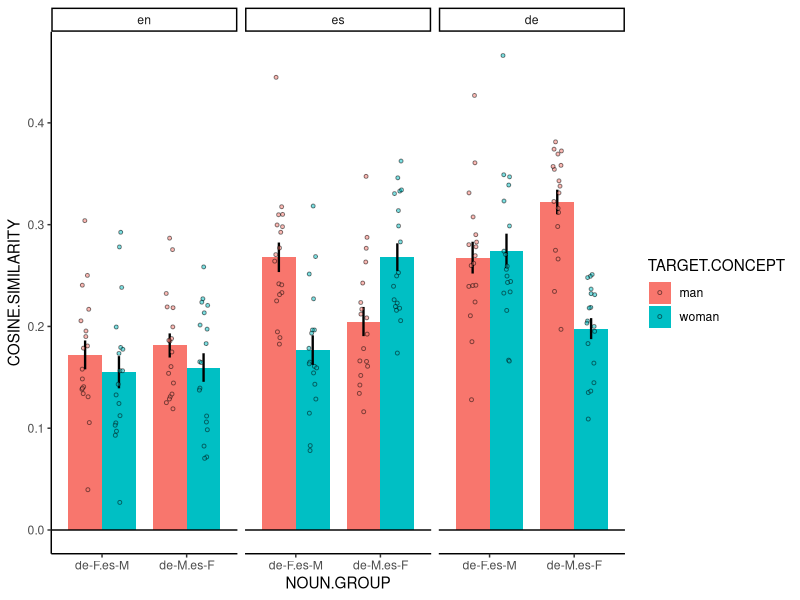
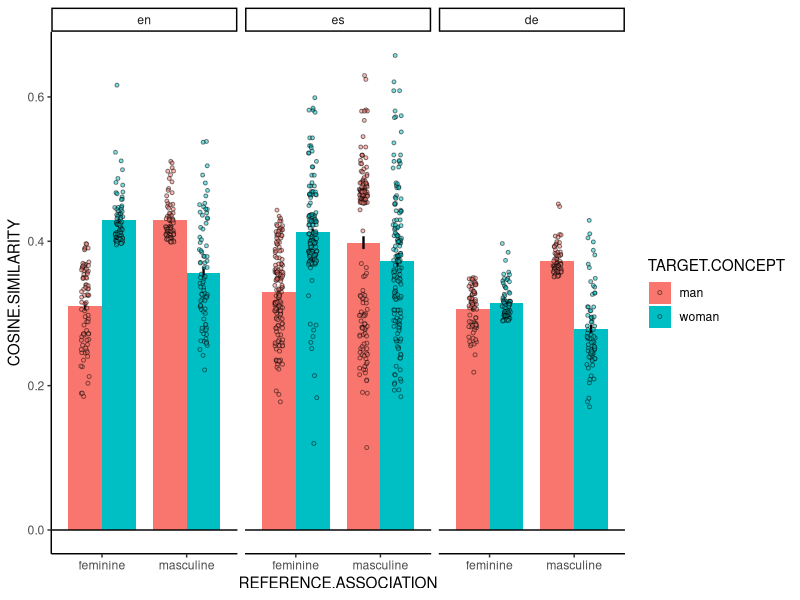
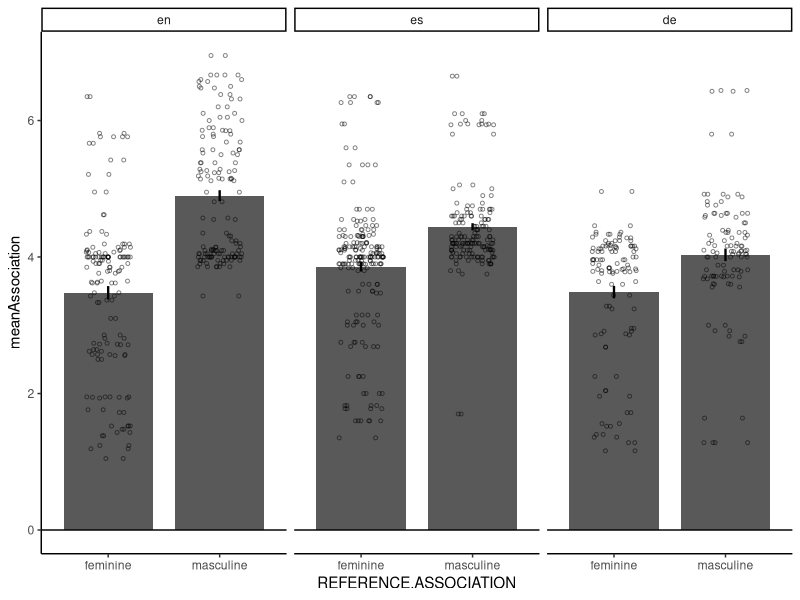

Reproduce these figures in R, in order. (Note: this script raises an error after producing the figures.)
## ---- chunk 1
rm(list = ls())

library(tidyverse)
library(ggplot2)
library(data.table)
library(lme4)
library(lmerTest)
## ---- chunk 2
dat.en = read.csv('../data/embeddings/control/en_embeddings_control.csv') 
dat.es = read.csv('../data/embeddings/control/es_embeddings_control.csv')
dat.de = read.csv('../data/embeddings/control/de_embeddings_control.csv')
dat = rbind(dat.en, dat.es, dat.de)
dat = dat %>% 
  mutate(TARGET.CONCEPT=ifelse(TARGET.WORD %in% c("woman", "Frau", "mujer"), "woman", "man"))
dat.nouns = dat %>% 
  filter(REFERENCE.GROUP=='nouns') %>% 
  filter(TARGET.GROUP=='genders') 
dat.adjectives = dat %>% filter(REFERENCE.GROUP=='adjectives') %>% filter(TARGET.GROUP=='genders')
## ---- chunk 3
noun_info = read.csv('../materials/matchings/reference/matchings_nouns.csv')
noun_info = noun_info %>% rename(REFERENCE.CONCEPT=translation, NOUN.GROUP=Group) %>%
  pivot_longer(!c(REFERENCE.CONCEPT, NOUN.GROUP), names_to = "LANGUAGE", values_to = "REFERENCE.WORD") %>%
  mutate(NOUN.GROUP=ifelse(NOUN.GROUP=="Spanish Masculine", "de-F.es-M", "de-M.es-F"))
## ---- chunk 4
dat.nouns = noun_info %>% merge(dat.nouns)
## ---- chunk 5
dat.nouns$REFERENCE.CONCEPT = as.factor(dat.nouns$REFERENCE.CONCEPT)   # random effect, reference level doesn't matter
dat.nouns$TARGET.CONCEPT = as.factor(dat.nouns$TARGET.CONCEPT)
contrasts(dat.nouns$TARGET.CONCEPT) = contr.sum(2)    # sum coding, mean between man and woman is the reference level
colnames(attr(dat.nouns$TARGET.CONCEPT, "contrasts")) = c("man-woman")
dat.nouns$LANGUAGE = factor(dat.nouns$LANGUAGE, levels=c("en", "es", "de"))   # dummy coding, en is the reference level
dat.nouns$NOUN.GROUP = as.factor(dat.nouns$NOUN.GROUP)
contrasts(dat.nouns$NOUN.GROUP) = contr.sum(2)    # sum coding, mean between man and woman is the reference level
colnames(attr(dat.nouns$NOUN.GROUP, "contrasts")) = c("groupdiff")
## ---- chunk 6
m = lmer(COSINE.SIMILARITY~LANGUAGE*TARGET.CONCEPT*NOUN.GROUP+(1+LANGUAGE|REFERENCE.CONCEPT), data=dat.nouns, REML=FALSE)
summary(m)
## ---- chunk 7
ggplot(data=dat.nouns, mapping=aes(x=NOUN.GROUP, y=COSINE.SIMILARITY, fill=TARGET.CONCEPT))+
  facet_wrap(~LANGUAGE)+
  stat_summary(geom='col', fun='mean',
               width=0.8, position='dodge')+
  stat_summary(geom='errorbar', fun.data='mean_se',
               color = 'black', size = 0.8, width=0, position=position_dodge(width=0.8))+
  geom_point(position=position_jitterdodge(jitter.width=0.2, jitter.height=0,
                                           dodge.width = 0.8), 
             size=1, alpha=0.5, shape=21, stroke=.5)+
  geom_hline(yintercept=0)+
  theme_classic()
## ---- chunk 8
dat.adjectives$REFERENCE.WORD = as.factor(dat.adjectives$REFERENCE.WORD)   # random effect, reference level doesn't matter
dat.adjectives$TARGET.CONCEPT = as.factor(dat.adjectives$TARGET.CONCEPT)
contrasts(dat.adjectives$TARGET.CONCEPT) = contr.sum(2)    # sum coding, mean between man and woman is the reference level
colnames(attr(dat.adjectives$TARGET.CONCEPT, "contrasts")) = c("man-woman")
dat.adjectives$LANGUAGE = factor(dat.adjectives$LANGUAGE, levels=c("en", "es", "de"))   # dummy coding, en is the reference level
dat.adjectives$REFERENCE.ASSOCIATION = as.factor(dat.adjectives$REFERENCE.ASSOCIATION)
contrasts(dat.adjectives$REFERENCE.ASSOCIATION) = contr.sum(2)    # sum coding, mean between man and woman is the reference level
colnames(attr(dat.adjectives$REFERENCE.ASSOCIATION, "contrasts")) = c("man-woman")
## ---- chunk 9
m = lmer(COSINE.SIMILARITY~LANGUAGE*TARGET.CONCEPT*REFERENCE.ASSOCIATION+(1|REFERENCE.WORD), data=dat.adjectives, REML=FALSE)
summary(m)
## ---- chunk 10
ggplot(data=dat.adjectives, mapping=aes(x=REFERENCE.ASSOCIATION, y=COSINE.SIMILARITY, fill=TARGET.CONCEPT))+
  facet_wrap(~LANGUAGE)+
  stat_summary(geom='col', fun='mean',
               width=0.8, position='dodge')+
  stat_summary(geom='errorbar', fun.data='mean_se',
               color = 'black', size = 0.8, width=0, position=position_dodge(width=0.8))+
  geom_point(position=position_jitterdodge(jitter.width=0.2, jitter.height=0,
                                           dodge.width = 0.8), 
             size=1, alpha=0.5, shape=21, stroke=.5)+
  geom_hline(yintercept=0)+
  theme_classic()
## ---- chunk 11
dat.ratings.en = read.csv('../data/adjective-ratings/processed/en_summary_by_adjective.csv')
dat.ratings.es = read.csv('../data/adjective-ratings/processed/es_summary_by_adjective.csv')
dat.ratings.de = read.csv('../data/adjective-ratings/processed/de_summary_by_adjective.csv')
dat.ratings = rbind(dat.ratings.en %>% mutate("LANGUAGE"='en'), 
                    dat.ratings.es %>% mutate("LANGUAGE"='es'), 
                    dat.ratings.de %>% mutate("LANGUAGE"='de')) %>%
  merge(dat.adjectives, by.x=c("LANGUAGE", "Adjective"), by.y=c("LANGUAGE", "REFERENCE.WORD"))

## ---- chunk 12
threshold = 1.6
dat.ratings.excluded = dat.ratings %>% filter(meanPerson>1.6)
dat.ratings = dat.ratings %>% filter(meanPerson<=1.6)
warning(paste("Excluding", nrow(dat.ratings.excluded), "adjectives that cannot be used to describe a person"))
## ---- chunk 13
dat.ratings$Adjective = as.factor(dat.ratings$Adjective)   # random effect, reference level doesn't matter
dat.ratings$TARGET.CONCEPT = as.factor(dat.ratings$TARGET.CONCEPT)
contrasts(dat.ratings$TARGET.CONCEPT) = contr.sum(2)    # sum coding, mean between man and woman is the reference level
colnames(attr(dat.ratings$TARGET.CONCEPT, "contrasts")) = c("man-woman")
dat.ratings$LANGUAGE = factor(dat.ratings$LANGUAGE, levels=c("en", "es", "de"))   # dummy coding, en is the reference level
dat.ratings$REFERENCE.ASSOCIATION = as.factor(dat.ratings$REFERENCE.ASSOCIATION)
contrasts(dat.ratings$REFERENCE.ASSOCIATION) = contr.sum(2)    # sum coding, mean between man and woman is the reference level
colnames(attr(dat.ratings$REFERENCE.ASSOCIATION, "contrasts")) = c("man-woman")
## ---- chunk 14
m = lmer(meanAssociation~LANGUAGE*REFERENCE.ASSOCIATION+(1|Adjective), data=dat.ratings, REML=FALSE)
summary(m)
## ---- chunk 15
ggplot(data=dat.ratings, mapping=aes(x=REFERENCE.ASSOCIATION, y=meanAssociation))+
  facet_wrap(~LANGUAGE)+
  stat_summary(geom='col', fun='mean',
               width=0.8)+
  stat_summary(geom='errorbar', fun.data='mean_se',
               color = 'black', size = 0.8, width=0)+
  geom_point(position=position_jitter(width=0.2, height=0), 
             size=1, alpha=0.5, shape=21, stroke=.5)+
  geom_hline(yintercept=0)+
  theme_classic()
## ---- chunk 16
dat.wider = dat.ratings %>%
  pivot_wider(id_cols = c(LANGUAGE, Adjective, meanAssociation), names_from=TARGET.CONCEPT, values_from=COSINE.SIMILARITY)
## ---- chunk 17
dat.ratings$LANGUAGE = factor(dat.ratings$LANGUAGE, levels=c("en", "es", "de")) 
dat.ratings$Adjective = as.factor(dat.ratings$Adjective)
## ---- chunk 18
m = lmer(meanAssociation~LANGUAGE + LANGUAGE:scale(man) + LANGUAGE:scale(woman) + (1|Adjective), data=dat.wider, control=lmerControl(optimizer = "bobyqa", optCtrl=list(maxfun=2e9)))
summary(m)
## ---- chunk 19
ggplot(data=dat.ratings, mapping=aes(x=meanAssociation, y=COSINE.SIMILARITY))+
  facet_wrap(TARGET.CONCEPT~LANGUAGE)+
  geom_point()+
  theme_classic()
## ---- chunk 20
dat.crit.en = read.csv('../data/embeddings/experimental/en_embeddings_experimental.csv')
dat.crit.es = read.csv('../data/embeddings/experimental/es_embeddings_experimental.csv')
dat.crit.de = read.csv('../data/embeddings/experimental/de_embeddings_experimental.csv')
dat.crit = rbind(dat.crit.en, dat.crit.es, dat.crit.de)

# add noun group info
dat.crit = noun_info %>% merge(dat.crit, by.x=c('LANGUAGE', 'REFERENCE.WORD'), by.y=c('LANGUAGE', 'NOUN'))
## ---- chunk 21
dat.crit = dat.crit %>% filter(ADJECTIVE %in% dat.wider$Adjective)
## ---- chunk 22
dat.crit$REFERENCE.CONCEPT = as.factor(dat.crit$REFERENCE.CONCEPT)   # random effect, reference level doesn't matter
dat.crit$ADJECTIVE = as.factor(dat.crit$ADJECTIVE)   # random effect, reference level doesn't matter
dat.crit$GENDER.ASSOCIATION.OF.ADJECTIVE = as.factor(dat.crit$GENDER.ASSOCIATION.OF.ADJECTIVE)
contrasts(dat.crit$GENDER.ASSOCIATION.OF.ADJECTIVE) = contr.sum(2)    # sum coding, mean between man and woman is the reference level
colnames(attr(dat.crit$GENDER.ASSOCIATION.OF.ADJECTIVE, "contrasts")) = c("masc-fem")
dat.crit$LANGUAGE = factor(dat.crit$LANGUAGE, levels=c("en", "es", "de"))   # dummy coding, en is the reference level
dat.crit$NOUN.GROUP = as.factor(dat.crit$NOUN.GROUP)
contrasts(dat.crit$NOUN.GROUP) = contr.sum(2)    # sum coding, mean between man and woman is the reference level
colnames(attr(dat.crit$NOUN.GROUP, "contrasts")) = c("groupdiff")
## ---- chunk 23
m = lmer(COSINE.SIMILARITY~LANGUAGE*NOUN.GROUP*GENDER.ASSOCIATION.OF.ADJECTIVE+(1+LANGUAGE|REFERENCE.CONCEPT)+(1|ADJECTIVE), data=dat.crit, REML=FALSE)
summary(m)
## ---- chunk 24

dat.crit.by_adjective = dat.crit %>%
  group_by(ADJECTIVE,LANGUAGE,NOUN.GROUP,GENDER.ASSOCIATION.OF.ADJECTIVE) %>% summarize(COSINE.SIMILARITY=mean(COSINE.SIMILARITY))
dat.crit.by_noun = dat.crit %>%
  group_by(REFERENCE.WORD,LANGUAGE,NOUN.GROUP,GENDER.ASSOCIATION.OF.ADJECTIVE) %>% summarize(COSINE.SIMILARITY=mean(COSINE.SIMILARITY))

ggplot(data=dat.crit.by_noun, mapping=aes(x=NOUN.GROUP, y=COSINE.SIMILARITY, fill=GENDER.ASSOCIATION.OF.ADJECTIVE))+
  facet_wrap(~LANGUAGE)+
  stat_summary(geom='col', fun='mean',
               width=0.8, position='dodge')+
  stat_summary(geom='errorbar', fun.data='mean_se',
               color = 'black', size = 0.8, width=0, position=position_dodge(width=0.8))+
  geom_point(position=position_jitterdodge(jitter.width=0.2, jitter.height=0,
                                           dodge.width = 0.8), 
             size=.5, alpha=0.5, shape=21, stroke=.5)+
  geom_hline(yintercept=0)+
  theme_classic()
